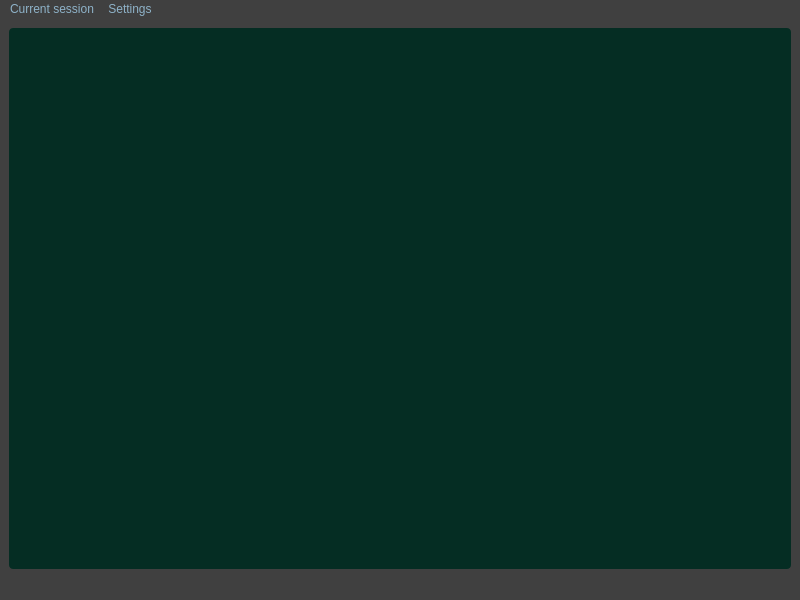
<?xml version="1.0" encoding="UTF-8"?>
<ui version="4.0">
 <class>MainWindow</class>
 <widget class="QMainWindow" name="MainWindow">
  <property name="geometry">
   <rect>
    <x>0</x>
    <y>0</y>
    <width>800</width>
    <height>600</height>
   </rect>
  </property>
  <property name="font">
   <font>
    <pointsize>14</pointsize>
   </font>
  </property>
  <property name="windowTitle">
   <string>Ocaml Shell</string>
  </property>
  <property name="windowIcon">
   <iconset resource="resources.qrc">
    <normaloff>:/window_icon</normaloff>:/window_icon</iconset>
  </property>
  <property name="styleSheet">
   <string notr="true">background-color: rgb(64, 64, 64);
color: rgb(142, 178, 200);</string>
  </property>
  <widget class="QWidget" name="centralwidget">
   <layout class="QGridLayout" name="gridLayout">
    <item row="0" column="0">
     <widget class="QFrame" name="frame">
      <property name="styleSheet">
       <string notr="true">background-color: rgb(5, 45, 35);
border-radius: 4px;</string>
      </property>
      <property name="frameShape">
       <enum>QFrame::StyledPanel</enum>
      </property>
      <property name="frameShadow">
       <enum>QFrame::Raised</enum>
      </property>
      <property name="lineWidth">
       <number>1</number>
      </property>
      <layout class="QGridLayout" name="gridLayout_2">
       <item row="0" column="0">
        <widget class="TextEdit" name="textEdit">
         <property name="font">
          <font>
           <pointsize>14</pointsize>
          </font>
         </property>
        </widget>
       </item>
      </layout>
     </widget>
    </item>
   </layout>
  </widget>
  <widget class="QMenuBar" name="menubar">
   <property name="geometry">
    <rect>
     <x>0</x>
     <y>0</y>
     <width>800</width>
     <height>21</height>
    </rect>
   </property>
   <widget class="QMenu" name="menuSome_menu">
    <property name="title">
     <string>Current session</string>
    </property>
    <addaction name="saveExp"/>
   </widget>
   <widget class="QMenu" name="menuSettings">
    <property name="title">
     <string>Settings</string>
    </property>
    <addaction name="fontAction"/>
   </widget>
   <addaction name="menuSome_menu"/>
   <addaction name="menuSettings"/>
  </widget>
  <widget class="QStatusBar" name="statusbar">
   <property name="statusTip">
    <string/>
   </property>
   <property name="accessibleName">
    <string/>
   </property>
   <property name="accessibleDescription">
    <string/>
   </property>
  </widget>
  <action name="saveExp">
   <property name="text">
    <string>Save valid expressions</string>
   </property>
  </action>
  <action name="fontAction">
   <property name="text">
    <string>Set shell font</string>
   </property>
  </action>
 </widget>
 <customwidgets>
  <customwidget>
   <class>TextEdit</class>
   <extends>QTextEdit</extends>
   <header>textedit.h</header>
  </customwidget>
 </customwidgets>
 <resources>
  <include location="resources.qrc"/>
 </resources>
 <connections/>
</ui>
